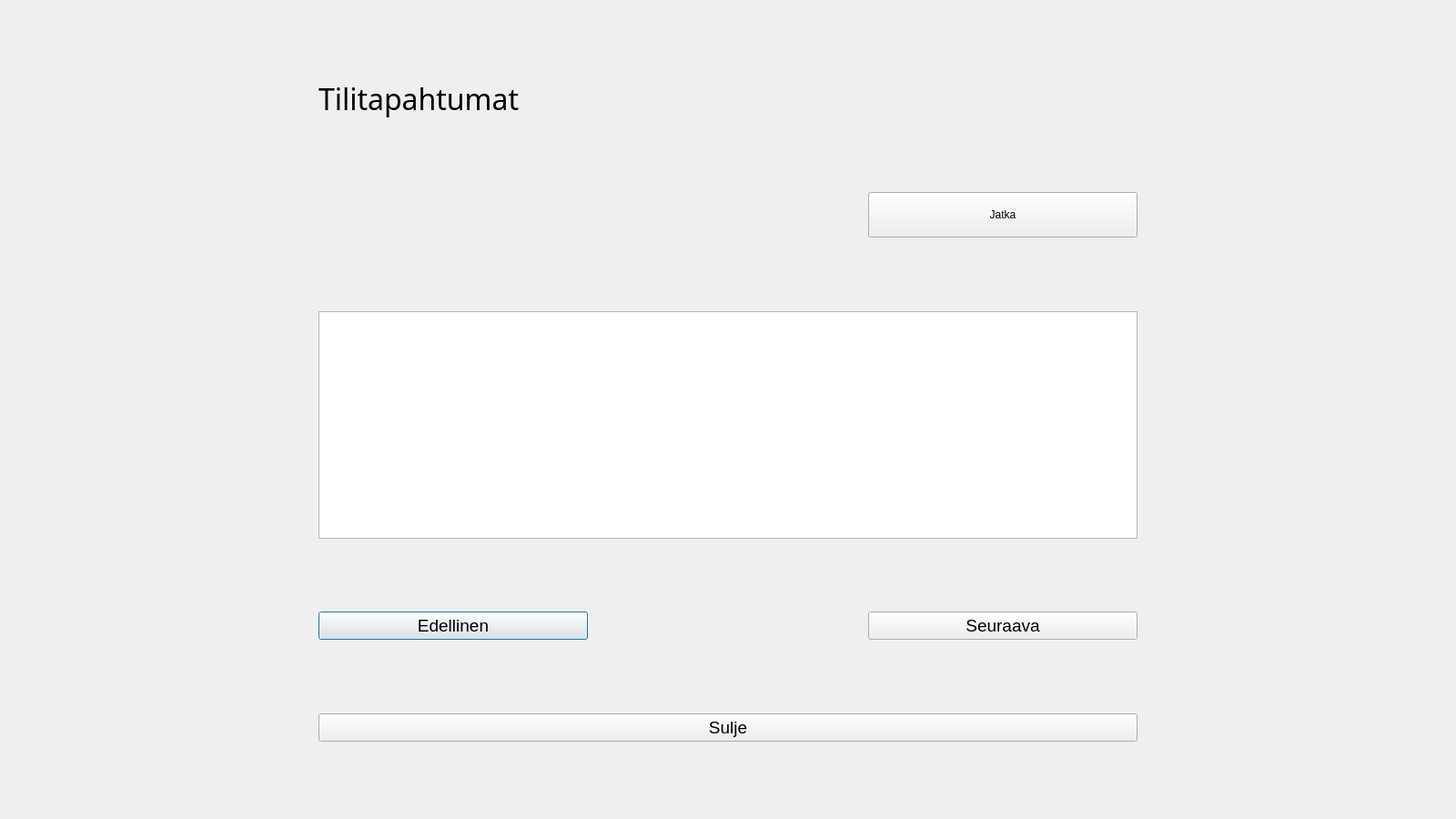
<?xml version="1.0" encoding="UTF-8"?>
<ui version="4.0">
 <class>Transactions</class>
 <widget class="QDialog" name="Transactions">
  <property name="geometry">
   <rect>
    <x>0</x>
    <y>0</y>
    <width>1600</width>
    <height>900</height>
   </rect>
  </property>
  <property name="windowTitle">
   <string>Tilitapahtumat</string>
  </property>
  <layout class="QGridLayout" name="gridLayout">
   <item row="6" column="1" colspan="3">
    <widget class="QTableView" name="tableTransactions">
     <property name="sizePolicy">
      <sizepolicy hsizetype="Preferred" vsizetype="Preferred">
       <horstretch>0</horstretch>
       <verstretch>0</verstretch>
      </sizepolicy>
     </property>
     <property name="minimumSize">
      <size>
       <width>900</width>
       <height>250</height>
      </size>
     </property>
     <property name="font">
      <font>
       <pointsize>20</pointsize>
      </font>
     </property>
     <property name="sizeAdjustPolicy">
      <enum>QAbstractScrollArea::SizeAdjustPolicy::AdjustToContents</enum>
     </property>
     <property name="selectionMode">
      <enum>QAbstractItemView::SelectionMode::ExtendedSelection</enum>
     </property>
     <attribute name="verticalHeaderVisible">
      <bool>false</bool>
     </attribute>
    </widget>
   </item>
   <item row="8" column="1">
    <widget class="QPushButton" name="btnPreviousTransactions">
     <property name="sizePolicy">
      <sizepolicy hsizetype="Preferred" vsizetype="Preferred">
       <horstretch>0</horstretch>
       <verstretch>0</verstretch>
      </sizepolicy>
     </property>
     <property name="font">
      <font>
       <pointsize>14</pointsize>
      </font>
     </property>
     <property name="text">
      <string>Edellinen</string>
     </property>
    </widget>
   </item>
   <item row="10" column="1" colspan="3">
    <widget class="QPushButton" name="btnCloseTransactions">
     <property name="sizePolicy">
      <sizepolicy hsizetype="Preferred" vsizetype="Preferred">
       <horstretch>0</horstretch>
       <verstretch>0</verstretch>
      </sizepolicy>
     </property>
     <property name="font">
      <font>
       <pointsize>14</pointsize>
      </font>
     </property>
     <property name="text">
      <string>Sulje</string>
     </property>
    </widget>
   </item>
   <item row="4" column="3">
    <widget class="QPushButton" name="btnContinue">
     <property name="sizePolicy">
      <sizepolicy hsizetype="Preferred" vsizetype="Preferred">
       <horstretch>0</horstretch>
       <verstretch>0</verstretch>
      </sizepolicy>
     </property>
     <property name="text">
      <string>Jatka</string>
     </property>
    </widget>
   </item>
   <item row="4" column="1" colspan="2">
    <widget class="QLabel" name="labelTimer">
     <property name="minimumSize">
      <size>
       <width>0</width>
       <height>50</height>
      </size>
     </property>
     <property name="font">
      <font>
       <pointsize>20</pointsize>
      </font>
     </property>
     <property name="text">
      <string/>
     </property>
    </widget>
   </item>
   <item row="4" column="0">
    <spacer name="horizontalSpacer">
     <property name="orientation">
      <enum>Qt::Orientation::Horizontal</enum>
     </property>
     <property name="sizeHint" stdset="0">
      <size>
       <width>40</width>
       <height>20</height>
      </size>
     </property>
    </spacer>
   </item>
   <item row="4" column="4">
    <spacer name="horizontalSpacer_2">
     <property name="orientation">
      <enum>Qt::Orientation::Horizontal</enum>
     </property>
     <property name="sizeHint" stdset="0">
      <size>
       <width>40</width>
       <height>20</height>
      </size>
     </property>
    </spacer>
   </item>
   <item row="11" column="2">
    <spacer name="verticalSpacer">
     <property name="orientation">
      <enum>Qt::Orientation::Vertical</enum>
     </property>
     <property name="sizeHint" stdset="0">
      <size>
       <width>20</width>
       <height>40</height>
      </size>
     </property>
    </spacer>
   </item>
   <item row="3" column="1">
    <spacer name="verticalSpacer_4">
     <property name="orientation">
      <enum>Qt::Orientation::Vertical</enum>
     </property>
     <property name="sizeHint" stdset="0">
      <size>
       <width>20</width>
       <height>40</height>
      </size>
     </property>
    </spacer>
   </item>
   <item row="2" column="1" colspan="2">
    <widget class="QLabel" name="label">
     <property name="font">
      <font>
       <family>Broadway</family>
       <pointsize>24</pointsize>
      </font>
     </property>
     <property name="text">
      <string>Tilitapahtumat</string>
     </property>
    </widget>
   </item>
   <item row="9" column="2">
    <spacer name="verticalSpacer_3">
     <property name="orientation">
      <enum>Qt::Orientation::Vertical</enum>
     </property>
     <property name="sizeHint" stdset="0">
      <size>
       <width>20</width>
       <height>40</height>
      </size>
     </property>
    </spacer>
   </item>
   <item row="8" column="3">
    <widget class="QPushButton" name="btnNextTransactions">
     <property name="sizePolicy">
      <sizepolicy hsizetype="Preferred" vsizetype="Preferred">
       <horstretch>0</horstretch>
       <verstretch>0</verstretch>
      </sizepolicy>
     </property>
     <property name="font">
      <font>
       <pointsize>14</pointsize>
      </font>
     </property>
     <property name="text">
      <string>Seuraava</string>
     </property>
    </widget>
   </item>
   <item row="0" column="1">
    <spacer name="verticalSpacer_2">
     <property name="orientation">
      <enum>Qt::Orientation::Vertical</enum>
     </property>
     <property name="sizeHint" stdset="0">
      <size>
       <width>20</width>
       <height>40</height>
      </size>
     </property>
    </spacer>
   </item>
   <item row="5" column="3">
    <spacer name="verticalSpacer_5">
     <property name="orientation">
      <enum>Qt::Orientation::Vertical</enum>
     </property>
     <property name="sizeHint" stdset="0">
      <size>
       <width>20</width>
       <height>40</height>
      </size>
     </property>
    </spacer>
   </item>
   <item row="7" column="1">
    <spacer name="verticalSpacer_6">
     <property name="orientation">
      <enum>Qt::Orientation::Vertical</enum>
     </property>
     <property name="sizeHint" stdset="0">
      <size>
       <width>20</width>
       <height>40</height>
      </size>
     </property>
    </spacer>
   </item>
  </layout>
 </widget>
 <resources/>
 <connections/>
</ui>
